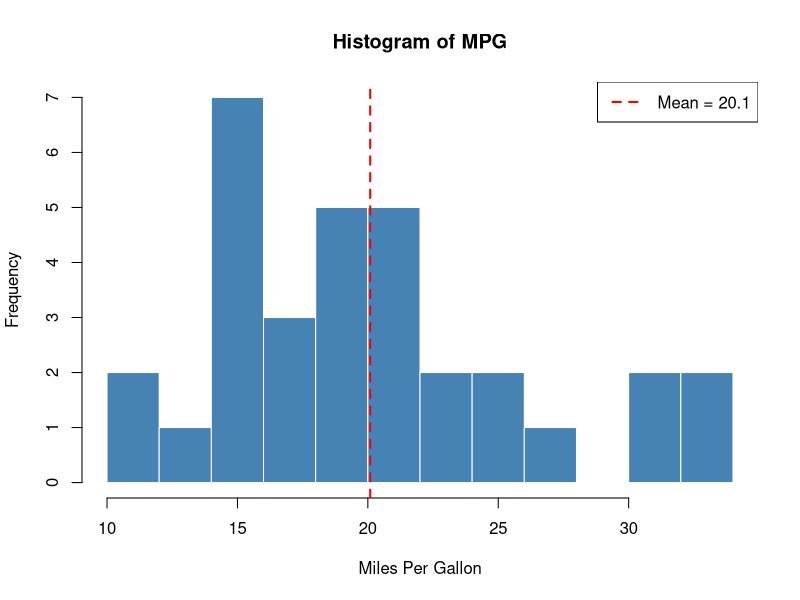
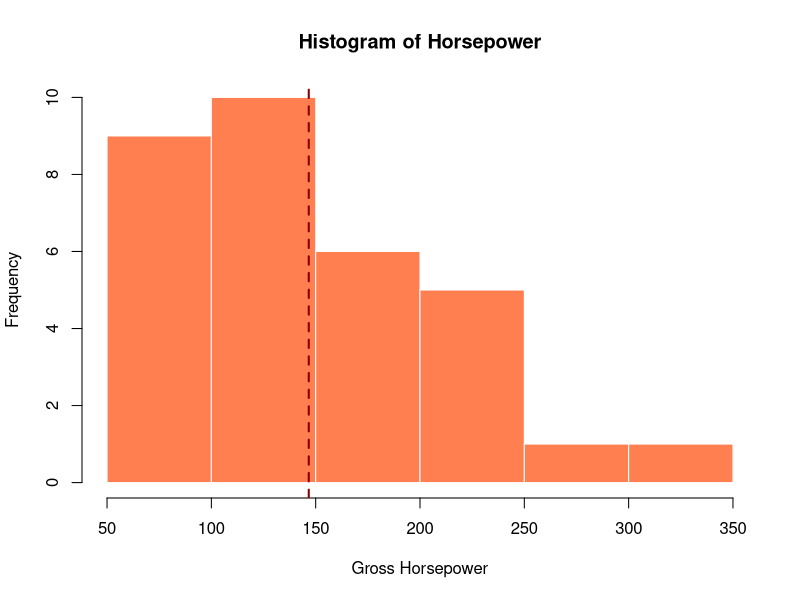
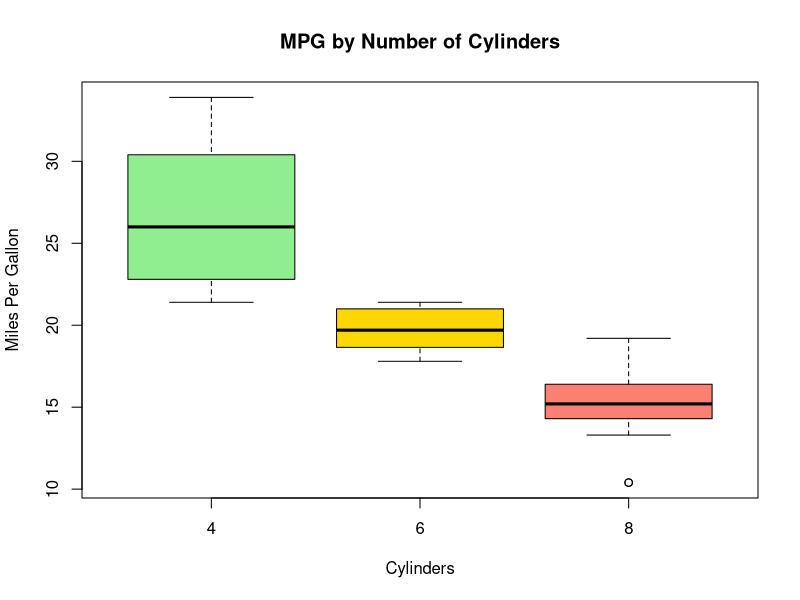
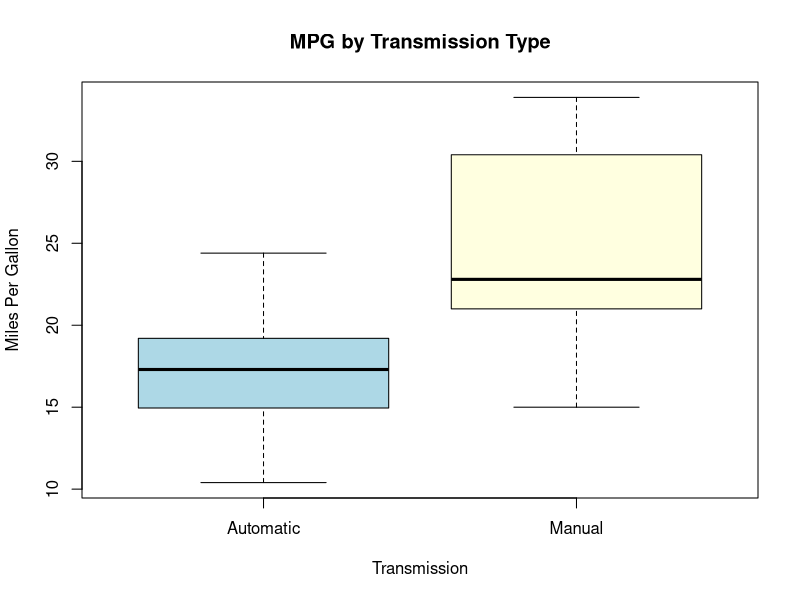
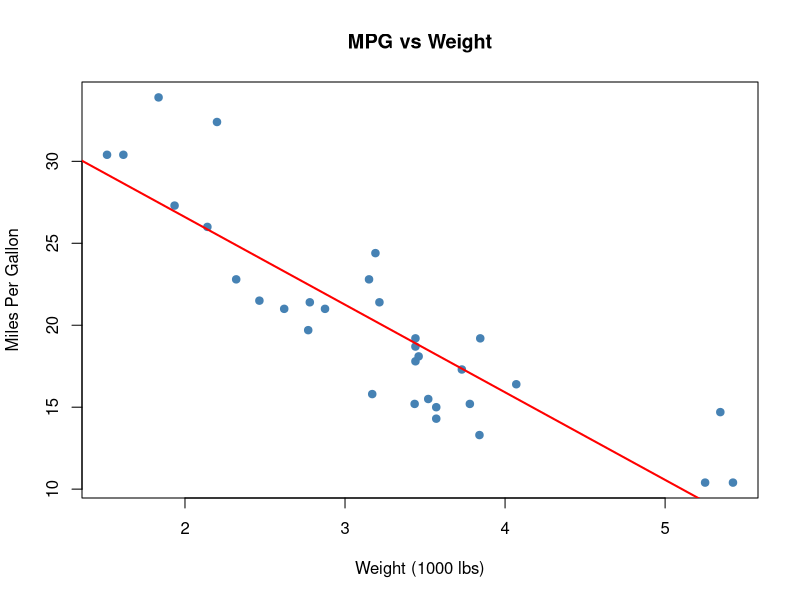
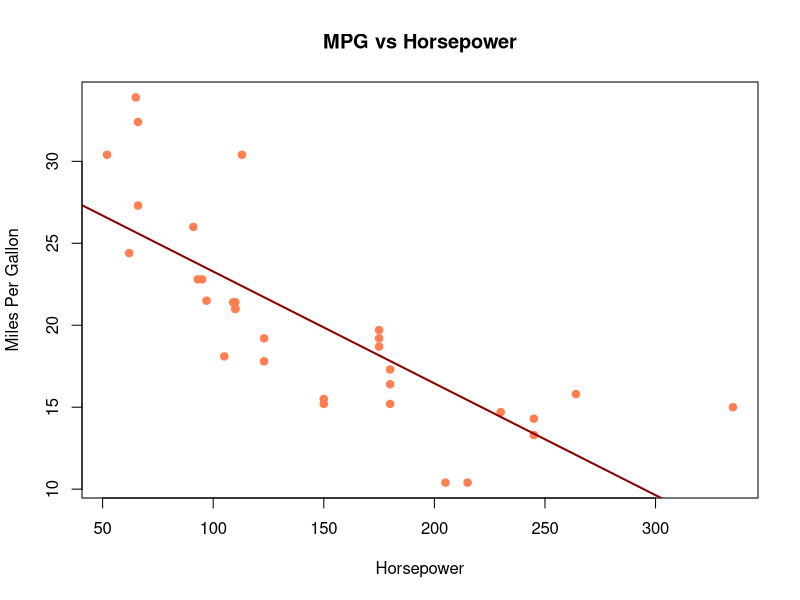
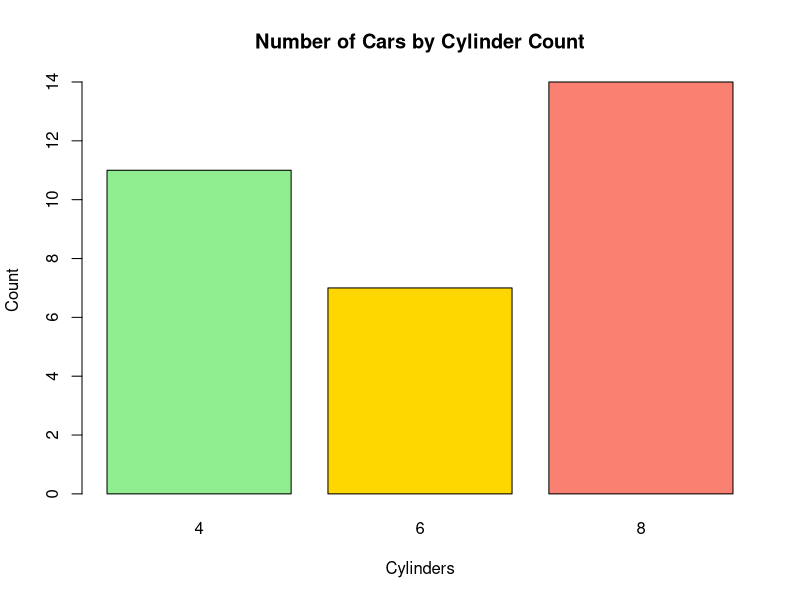
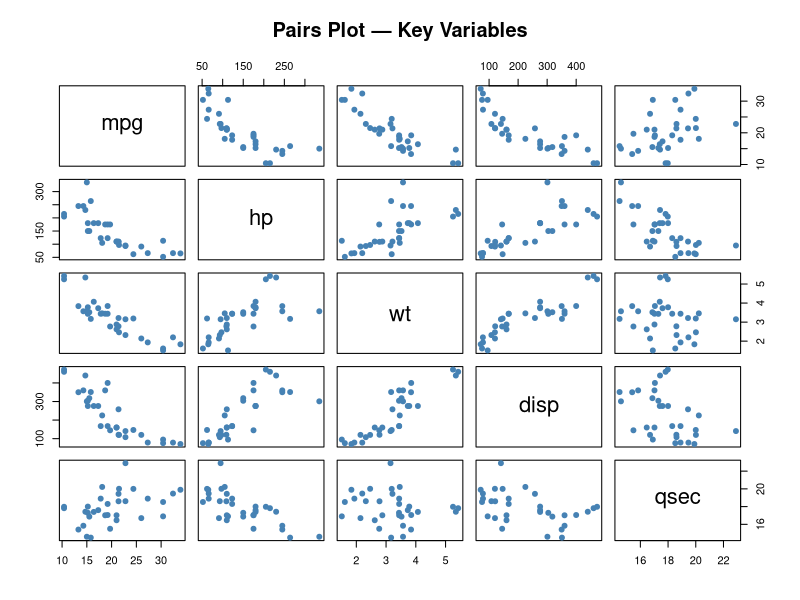

The R script that drew these images, in order:
## ---- chunk 1
# Display first 6 rows (default)
head(mtcars)
## ---- chunk 2
# How many rows (cars) and columns (variables)?
dim(mtcars)
cat("Rows:", nrow(mtcars), " Columns:", ncol(mtcars), "\n")
## ---- chunk 3
# First 5 rows
head(mtcars, n = 5)

# Last 5 rows
tail(mtcars, n = 5)
## ---- chunk 4
# Variable names, types, and sample values
str(mtcars)
## ---- chunk 5
names(mtcars)
## ---- chunk 6
summary(mtcars)
## ---- chunk 7
cat("MPG range:", min(mtcars$mpg), "to", max(mtcars$mpg), "\n")
cat("Average MPG:", round(mean(mtcars$mpg), 2), "\n")
cat("Median MPG:", median(mtcars$mpg), "\n")
cat("Average HP:", round(mean(mtcars$hp), 2), "\n")
cat("Average Weight:", round(mean(mtcars$wt), 2), "× 1000 lbs\n")
## ---- chunk 8
# Standard deviation measures spread around the mean
cat("SD of MPG:", round(sd(mtcars$mpg), 2), "\n")
cat("SD of HP:", round(sd(mtcars$hp), 2), "\n")
cat("SD of Weight:", round(sd(mtcars$wt), 2), "\n")
## ---- chunk 9
cat("Cylinders:\n")
table(mtcars$cyl)

cat("\nTransmission (0=auto, 1=manual):\n")
table(mtcars$am)

cat("\nGears:\n")
table(mtcars$gear)

cat("\nEngine shape (0=V, 1=straight):\n")
table(mtcars$vs)
## ---- chunk 10
#| label: hist-mpg
#| fig-cap: "Distribution of fuel efficiency (MPG)"
hist(mtcars$mpg,
     col = "steelblue",
     border = "white",
     main = "Histogram of MPG",
     xlab = "Miles Per Gallon",
     ylab = "Frequency",
     breaks = 10)
abline(v = mean(mtcars$mpg), col = "red", lwd = 2, lty = 2)
legend("topright", legend = paste("Mean =", round(mean(mtcars$mpg), 1)),
       col = "red", lty = 2, lwd = 2)
## ---- chunk 11
#| label: hist-hp
#| fig-cap: "Distribution of horsepower"
hist(mtcars$hp,
     col = "coral",
     border = "white",
     main = "Histogram of Horsepower",
     xlab = "Gross Horsepower",
     ylab = "Frequency",
     breaks = 10)
abline(v = mean(mtcars$hp), col = "darkred", lwd = 2, lty = 2)
## ---- chunk 12
#| label: box-cyl
#| fig-cap: "MPG grouped by number of cylinders"
boxplot(mpg ~ cyl, data = mtcars,
        col = c("lightgreen", "gold", "salmon"),
        main = "MPG by Number of Cylinders",
        xlab = "Cylinders",
        ylab = "Miles Per Gallon")
## ---- chunk 13
#| label: box-am
#| fig-cap: "MPG grouped by transmission type"
boxplot(mpg ~ am, data = mtcars,
        col = c("lightblue", "lightyellow"),
        names = c("Automatic", "Manual"),
        main = "MPG by Transmission Type",
        xlab = "Transmission",
        ylab = "Miles Per Gallon")
## ---- chunk 14
#| label: scatter-wt
#| fig-cap: "Scatter plot of fuel efficiency vs car weight"
plot(mtcars$wt, mtcars$mpg,
     col = "steelblue",
     pch = 19,
     main = "MPG vs Weight",
     xlab = "Weight (1000 lbs)",
     ylab = "Miles Per Gallon")
abline(lm(mpg ~ wt, data = mtcars), col = "red", lwd = 2)
## ---- chunk 15
#| label: scatter-hp
#| fig-cap: "Scatter plot of fuel efficiency vs horsepower"
plot(mtcars$hp, mtcars$mpg,
     col = "coral",
     pch = 19,
     main = "MPG vs Horsepower",
     xlab = "Horsepower",
     ylab = "Miles Per Gallon")
abline(lm(mpg ~ hp, data = mtcars), col = "darkred", lwd = 2)
## ---- chunk 16
#| label: bar-cyl
#| fig-cap: "Count of cars by cylinder group"
barplot(table(mtcars$cyl),
        col = c("lightgreen", "gold", "salmon"),
        main = "Number of Cars by Cylinder Count",
        xlab = "Cylinders",
        ylab = "Count")
## ---- chunk 17
#| label: pairs-plot
#| fig-cap: "Pairs plot of key numeric variables"
pairs(mtcars[, c("mpg", "hp", "wt", "disp", "qsec")],
      col = "steelblue",
      pch = 19,
      main = "Pairs Plot — Key Variables")
## ---- chunk 18
# Correlation matrix for key variables
cor_matrix <- round(cor(mtcars[, c("mpg", "hp", "wt", "disp", "drat", "qsec")]), 2)
cor_matrix
## ---- chunk 19
efficient_cars <- mtcars[mtcars$mpg > 20, c("mpg", "cyl", "hp", "wt", "am")]
efficient_cars
cat("\nNumber of fuel-efficient cars:", nrow(efficient_cars), "out of 32\n")
## ---- chunk 20
agg_cyl <- aggregate(mpg ~ cyl, data = mtcars, FUN = mean)
names(agg_cyl) <- c("Cylinders", "Mean_MPG")
agg_cyl
## ---- chunk 21
agg_am <- aggregate(mpg ~ am, data = mtcars, FUN = mean)
agg_am$am <- ifelse(agg_am$am == 0, "Automatic", "Manual")
names(agg_am) <- c("Transmission", "Mean_MPG")
agg_am
## ---- chunk 22
agg_gear <- aggregate(mpg ~ gear, data = mtcars, FUN = mean)
names(agg_gear) <- c("Gears", "Mean_MPG")
agg_gear
## ---- chunk 23
# Cars with MPG > 25 AND manual transmission
high_eff_manual <- mtcars[mtcars$mpg > 25 & mtcars$am == 1,
                          c("mpg", "cyl", "hp", "wt", "gear")]
cat("High-efficiency manual cars:\n")
high_eff_manual
## ---- chunk 24
# Cars with 4 cylinders, sorted by MPG (descending)
four_cyl <- mtcars[mtcars$cyl == 4, ]
four_cyl <- four_cyl[order(-four_cyl$mpg), c("mpg", "hp", "wt", "gear", "am")]
cat("4-cylinder cars (sorted by MPG):\n")
four_cyl
